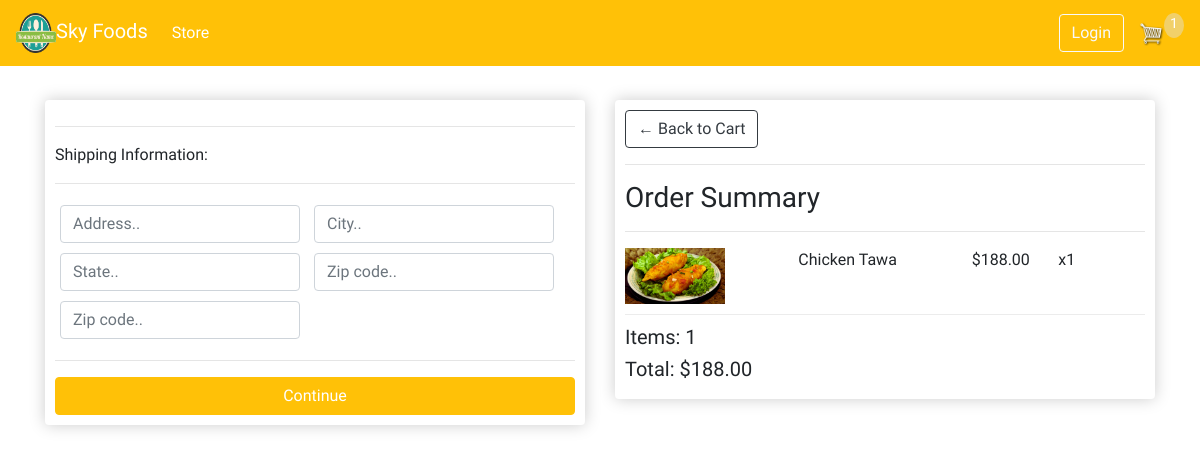
Screenshot of /checkout/ (signed in) with the database file from the repository.
### store/models.py (models this page shows, shortened)
class OrderItem(models.Model):
    product = models.ForeignKey(Product, on_delete=models.SET_NULL, null=True)
    order = models.ForeignKey(Order, on_delete=models.SET_NULL, null=True)
    quantity = models.IntegerField(default=0, null=True, blank=True)
    date_added = models.DateTimeField(auto_now_add=True)
    @property
    def get_total(self):
        total = self.product.price * self.quantity
        return total

class Product(models.Model):
    name = models.CharField(max_length=200, null=True)
    price = models.FloatField(max_length=200, null=True)
    digital = models.BooleanField(default=False, null=True, blank=True)
    image = models.ImageField(null=True, blank=True)
    @property
    def imageURL(self):
        try:
            url = self.image.url
        except:
            url = ''
        return url

class Order(models.Model):
    customer = models.ForeignKey(Customer, on_delete=models.SET_NULL, null=True, blank=True)
    date_order = models.DateTimeField(auto_now_add=True)
    complete = models.BooleanField(default=False, null=True, blank=True)
    transaction_id = models.CharField(max_length=200, null=True)
    @property
    def shipping(self):
        shipping = False
        orderitems = self.orderitem_set.all()
        for i in orderitems:
            if i.product.digital == False:
                shipping = True
        return shipping
    @property
    def get_cart_total(self):
        orderitems = self.orderitem_set.all()
        total = sum([item.get_total for item in orderitems])
        return total
    @property
    def get_cart_items(self):
        orderitems = self.orderitem_set.all()
        total = sum([item.quantity for item in orderitems])
        return total

### store/views.py (the view)
# urls.py: path('checkout/', views.checkout, name="checkout"),
def checkout(request):
    data = cartData(request)
    cartItems = data['cartItems']
    order = data['order']
    items = data['items']
    context = {'items': items, 'order': order, 'cartItems': cartItems}
    return render(request, 'store/checkout.html', context)

### store/utils.py (called while the page is built)
def cartData(request):
    if request.user.is_authenticated:
        customer = request.user.customer
        order, created = Order.objects.get_or_create(customer=customer, complete=False)
        items = order.orderitem_set.all()
        cartItems = order.get_cart_items
    else:
        cookieData = cookieCart(request)
        cartItems = cookieData['cartItems']
        order = cookieData['order']
        items = cookieData['items']
    return {'cartItems': cartItems, 'order': order, 'items': items}

### templates/store/checkout.html (shortened to what this page needs)
{% extends 'store/main.html' %} {% load static %} {% block content %}
<div class="row">
  <div class="col-lg-6">
    <div class="box-element" id="form-wrapper">
      <form id="form">
        <div id="shipping-info">
          <hr />
          <p>Shipping Information:</p>
          <hr />
          <div class="form-field">
            <input
              class="form-control"
              type="text"
              name="address"
              placeholder="Address.."
            />
          </div>
          <div class="form-field">
            <input
              class="form-control"
              type="text"
              name="city"
              placeholder="City.."
            />
          </div>
          <div class="form-field">
            <input
              class="form-control"
              type="text"
              name="state"
              placeholder="State.."
            />
          </div>
          <div class="form-field">
            <input
              class="form-control"
              type="text"
              name="zipcode"
              placeholder="Zip code.."
            />
          </div>
          <div class="form-field">
            <input
              class="form-control"
              type="text"
              name="country"
              placeholder="Zip code.."
            />
          </div>
        </div>
        <hr />
        <input
          id="form-button"
          class="btn btn-warning text-white btn-block"
          type="submit"
          value="Continue"
        />
      </form>
    </div>
    <br />
  </div>
  <div class="col-lg-6">
    <div class="box-element">
      <a class="btn btn-outline-dark" href="{% url 'cart' %}"
        >&#x2190; Back to Cart</a
      >
      <hr />
      <h3>Order Summary</h3>
      <hr />
      {% for item in items %}
      <div class="cart-row">
        <div style="flex: 2">
          <img class="row-image" src="{{item.product.imageURL}}" />
        </div>
        <div style="flex: 2"><p>{{item.product.name}}</p></div>
        <div style="flex: 1"><p>${{item.product.price|floatformat:2}}</p></div>
        <div style="flex: 1"><p>x{{item.quantity}}</p></div>
      </div>
      {% endfor %}
      <h5>Items: {{order.get_cart_items}}</h5>
      <h5>Total: ${{order.get_cart_total|floatformat:2}}</h5>
    </div>
  </div>
</div>
{% endblock content %}

### static/css/main.css (style rules this page uses)
body { background-color: hsl(0, 0%, 98%); }
h1,h2,h3,h4,h5,h6 { color:hsl(0, 0%, 30%); }
.box-element { box-shadow:hsl(0, 0%, 80%) 0 0 16px; background-color: #fff; border-radius: 4px; padding: 10px; }
.col-lg-4, .col-lg-6, .col-lg-8, .col-lg-12 { margin-top: 10px; }
.btn { border-radius: 0; }
.row-image { width: 100px; }
.form-field { width:250px; display: inline-block; padding: 5px; }
.cart-row { display: flex; align-items: flex-start; padding-bottom: 10px; margin-bottom: 10px; border-bottom: 1px solid #ececec; }

### rows the page displays
OrderItem: product.imageURL (picture), product.name "Chicken Tawa", product.price "188.00", quantity "1"
Order: get_cart_items "1", get_cart_total "188.00"

### other values shown
{{ cartItems }} "1"
